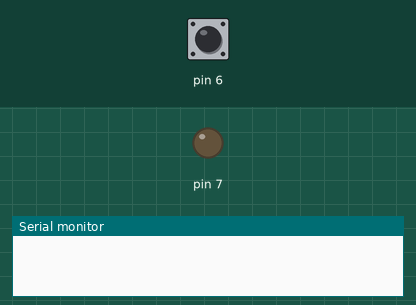
A sketch run on a simulated Arduino Uno, built with avr-gcc and run on an emulated ATmega328P. On the bench: output pins drawn as LEDs (lit = HIGH), the last lines printed to the serial monitor. Dashed ring = blinking. The inputs (shaded band) are chosen by the test bench; at power-on: pin 6 HIGH.

Above: at 1.2 s.
1.3 s: pin 6 pulled LOW for 0.15 s
At 1.6 s:
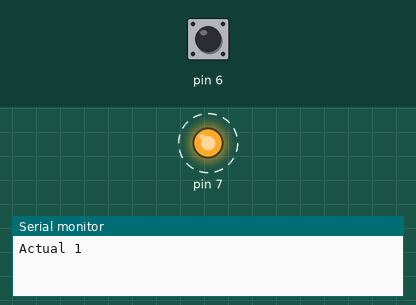
4.4 s: pin 6 pulled LOW for 1 s
At 5.5 s:
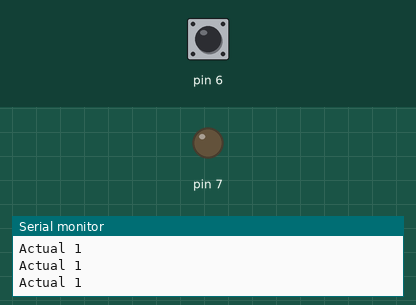
6.9 s: pin 6 pulled LOW for 3.2 s
At 7.3 s:
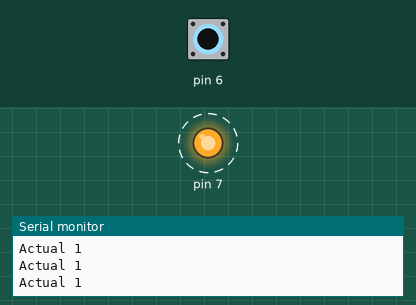
Timing chart, 0 to 17.6 s (numbered marks = the images above; inputs shaded):
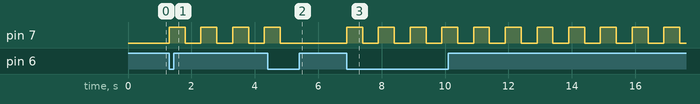

The sketch:

Baliza.ino
```cpp
bool state = false;
bool fast = false;

bool readed = HIGH;
bool last = HIGH;

void setup() {
  Serial.begin(9600);
  pinMode(7, OUTPUT);
  pinMode(6, INPUT_PULLUP);
  pinMode(9, INPUT);
  digitalWrite(7, LOW);
}

void loop() {
  readed = digitalRead(6);
  if (readed == LOW && last == HIGH) {
    state = !state;
    if (state == false) {
      digitalWrite(7, LOW);
    }
  }
  last = readed;

  if (state == true) {
    Serial.print("Actual ");
    Serial.print(state);
    Serial.println(" ");
    if (fast == true) {
      digitalWrite(7, !digitalRead(7));
      delay(250);
    } else {
      digitalWrite(7, !digitalRead(7));
      delay(500);
    }
  }
}
```

Measured:
- after the input at 1.3 s, pin 7: alternates HIGH for 0.50 s and LOW for 0.50 s, starting at once
- after the input at 4.4 s, pin 7: goes on until 4.8 s, then stays LOW
- after the input at 6.9 s, pin 7: alternates HIGH for 0.50 s and LOW for 0.50 s, starting at once
